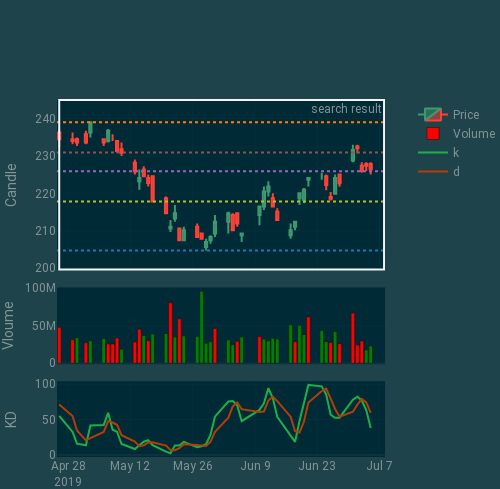

The notebook cell this image was saved under:
### Code cell
step = 0
Ticker = '2330TW'
start_date = "2020-10-13"
end_date = "2020-12-14"
df = pd.read_csv(r"./data/{}.csv".format(Ticker))
s, e = input_process.DateIndexMap(df, start_date), input_process.DateIndexMap(df, end_date)
plotly_plot.plot(df, s = s-step, e= e+step, step = step)
